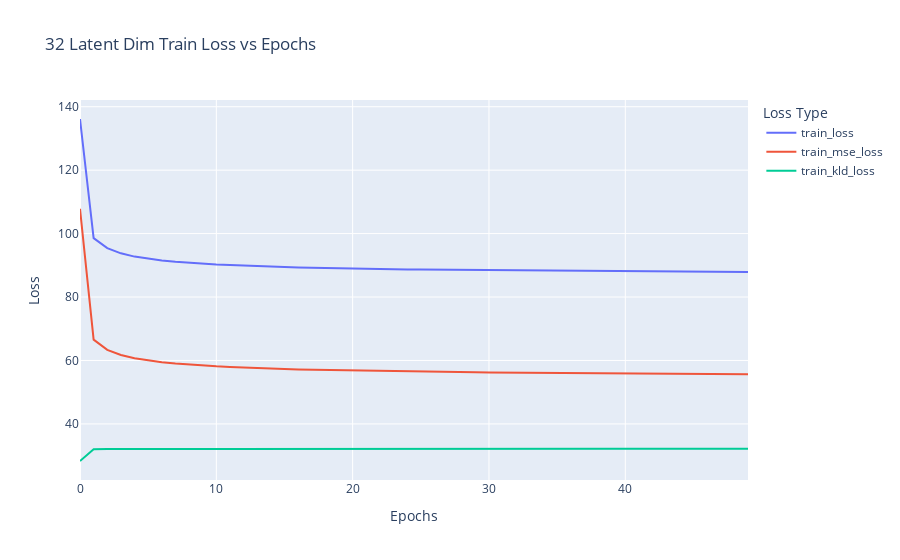
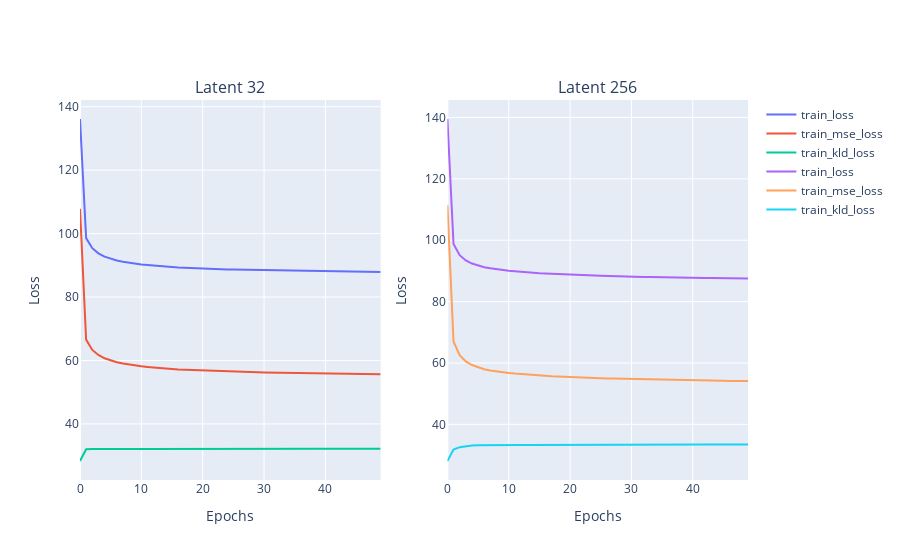

Notebook source saved alongside these figures, in order:
### Code cell
# investigate 32 vs 256 latent dim

df_overall_32 = df_overall[df_overall["latent_dim"] == "32"]
df_overall_256 = df_overall[df_overall["latent_dim"] == "256"]

df_overall_32

# plot train_loss, train_mse_loss and train_kld_loss in the same plot
fig = px.line(df_overall_32, x=df_overall_32.index, y=["train_loss", "train_mse_loss", "train_kld_loss"], title="32 Latent Dim Train Loss vs Epochs", labels={"value": "Loss", "variable": "Loss Type"})
fig.update_layout(
    xaxis_title="Epochs",
    yaxis_title="Loss",
)
fig.show()

fig = make_subplots(rows=1, cols=2, subplot_titles=("Latent 32", "Latent 256"))
# plot train_loss, train_mse_loss and train_kld_loss in the same plot
fig.add_trace(go.Scatter(x=df_overall_32.index, y=df_overall_32["train_loss"], mode="lines", name="train_loss"), row=1, col=1)
fig.add_trace(go.Scatter(x=df_overall_32.index, y=df_overall_32["train_mse_loss"], mode="lines", name="train_mse_loss"), row=1, col=1)
fig.add_trace(go.Scatter(x=df_overall_32.index, y=df_overall_32["train_kld_loss"], mode="lines", name="train_kld_loss"), row=1, col=1)

fig.add_trace(go.Scatter(x=df_overall_256.index, y=df_overall_256["train_loss"], mode="lines", name="train_loss"), row=1, col=2)
fig.add_trace(go.Scatter(x=df_overall_256.index, y=df_overall_256["train_mse_loss"], mode="lines", name="train_mse_loss"), row=1, col=2)
fig.add_trace(go.Scatter(x=df_overall_256.index, y=df_overall_256["train_kld_loss"], mode="lines", name="train_kld_loss"), row=1, col=2)

fig.update_layout(
    xaxis_title="Epochs",
    yaxis_title="Loss",
)
fig.update_xaxes(title_text="Epochs", row=1, col=1)
fig.update_xaxes(title_text="Epochs", row=1, col=2)
fig.update_yaxes(title_text="Loss", row=1, col=1)
fig.update_yaxes(title_text="Loss", row=1, col=2)

fig.show()

# save the figure as png
fig.write_image(FIGURE_DIR + "32_vs_256_latent_dim_loss.png")

### Figure 1 — Plotly figure (JSON) as saved in the notebook; plotly's stock layout.template omitted (floating-point values rounded to 4 significant figures)
{"data": [{"hovertemplate": "Loss Type=train_loss<br>index=%{x}<br>Loss=%{y}<extra></extra>", "legendgroup": "train_loss", "line": {"color": "#636efa", "dash": "solid"}, "marker": {"symbol": "circle"}, "mode": "lines", "name": "train_loss", "orientation": "v", "showlegend": true, "type": "scatter", "x": [0, 1, 2, 3, 4, 5, 6, 7, 8, 9, 10, 11, 12, 13, 14, 15, 16, 17, 18, 19, 20, 21, 22, 23, 24, 25, 26, 27, 28, 29, 30, 31, 32, 33, 34, 35, 36, 37, 38, 39, 40, 41, 42, 43, 44, 45, 46, 47, 48, 49], "xaxis": "x", "y": [136.1, 98.58, 95.41, 93.78, 92.75, 92.06, 91.51, 91.11, 90.77, 90.5, 90.24, 90.07, 89.87, 89.72, 89.58, 89.47, 89.34, 89.24, 89.13, 89.06, 88.95, 88.92, 88.83, 88.76, 88.7, 88.65, 88.62, 88.54, 88.5, 88.45, 88.41, 88.37, 88.34, 88.3, 88.25, 88.22, 88.19, 88.16, 88.12, 88.1, 88.05, 88.05, 88.03, 87.99, 87.97, 87.93, 87.93, 87.88, 87.87, 87.86], "yaxis": "y"}, {"hovertemplate": "Loss Type=train_mse_loss<br>index=%{x}<br>Loss=%{y}<extra></extra>", "legendgroup": "train_mse_loss", "line": {"color": "#EF553B", "dash": "solid"}, "marker": {"symbol": "circle"}, "mode": "lines", "name": "train_mse_loss", "orientation": "v", "showlegend": true, "type": "scatter", "x": [0, 1, 2, 3, 4, 5, 6, 7, 8, 9, 10, 11, 12, 13, 14, 15, 16, 17, 18, 19, 20, 21, 22, 23, 24, 25, 26, 27, 28, 29, 30, 31, 32, 33, 34, 35, 36, 37, 38, 39, 40, 41, 42, 43, 44, 45, 46, 47, 48, 49], "xaxis": "x", "y": [107.8, 66.57, 63.33, 61.73, 60.69, 60, 59.45, 59.03, 58.68, 58.39, 58.15, 57.97, 57.75, 57.59, 57.45, 57.33, 57.19, 57.11, 57, 56.92, 56.82, 56.77, 56.69, 56.62, 56.55, 56.49, 56.45, 56.38, 56.34, 56.29, 56.24, 56.21, 56.15, 56.12, 56.08, 56.06, 56.01, 55.97, 55.94, 55.91, 55.9, 55.87, 55.84, 55.81, 55.79, 55.76, 55.73, 55.7, 55.69, 55.67], "yaxis": "y"}, {"hovertemplate": "Loss Type=train_kld_loss<br>index=%{x}<br>Loss=%{y}<extra></extra>", "legendgroup": "train_kld_loss", "line": {"color": "#00cc96", "dash": "solid"}, "marker": {"symbol": "circle"}, "mode": "lines", "name": "train_kld_loss", "orientation": "v", "showlegend": true, "type": "scatter", "x": [0, 1, 2, 3, 4, 5, 6, 7, 8, 9, 10, 11, 12, 13, 14, 15, 16, 17, 18, 19, 20, 21, 22, 23, 24, 25, 26, 27, 28, 29, 30, 31, 32, 33, 34, 35, 36, 37, 38, 39, 40, 41, 42, 43, 44, 45, 46, 47, 48, 49], "xaxis": "x", "y": [28.3, 32.01, 32.08, 32.05, 32.06, 32.06, 32.06, 32.08, 32.09, 32.11, 32.09, 32.1, 32.12, 32.13, 32.13, 32.14, 32.15, 32.14, 32.13, 32.14, 32.13, 32.16, 32.14, 32.14, 32.16, 32.15, 32.17, 32.16, 32.16, 32.16, 32.16, 32.16, 32.18, 32.18, 32.17, 32.16, 32.18, 32.19, 32.18, 32.18, 32.16, 32.18, 32.19, 32.18, 32.18, 32.17, 32.2, 32.18, 32.18, 32.19], "yaxis": "y"}], "layout": {"legend": {"title": {"text": "Loss Type"}, "tracegroupgap": 0}, "title": {"text": "32 Latent Dim Train Loss vs Epochs"}, "xaxis": {"anchor": "y", "domain": [0, 1], "title": {"text": "Epochs"}}, "yaxis": {"anchor": "x", "domain": [0, 1], "title": {"text": "Loss"}}}}

### Figure 2 — Plotly figure (JSON) as saved in the notebook; plotly's stock layout.template omitted (floating-point values rounded to 4 significant figures)
{"data": [{"mode": "lines", "name": "train_loss", "type": "scatter", "x": [0, 1, 2, 3, 4, 5, 6, 7, 8, 9, 10, 11, 12, 13, 14, 15, 16, 17, 18, 19, 20, 21, 22, 23, 24, 25, 26, 27, 28, 29, 30, 31, 32, 33, 34, 35, 36, 37, 38, 39, 40, 41, 42, 43, 44, 45, 46, 47, 48, 49], "xaxis": "x", "y": [136.1, 98.58, 95.41, 93.78, 92.75, 92.06, 91.51, 91.11, 90.77, 90.5, 90.24, 90.07, 89.87, 89.72, 89.58, 89.47, 89.34, 89.24, 89.13, 89.06, 88.95, 88.92, 88.83, 88.76, 88.7, 88.65, 88.62, 88.54, 88.5, 88.45, 88.41, 88.37, 88.34, 88.3, 88.25, 88.22, 88.19, 88.16, 88.12, 88.1, 88.05, 88.05, 88.03, 87.99, 87.97, 87.93, 87.93, 87.88, 87.87, 87.86], "yaxis": "y"}, {"mode": "lines", "name": "train_mse_loss", "type": "scatter", "x": [0, 1, 2, 3, 4, 5, 6, 7, 8, 9, 10, 11, 12, 13, 14, 15, 16, 17, 18, 19, 20, 21, 22, 23, 24, 25, 26, 27, 28, 29, 30, 31, 32, 33, 34, 35, 36, 37, 38, 39, 40, 41, 42, 43, 44, 45, 46, 47, 48, 49], "xaxis": "x", "y": [107.8, 66.57, 63.33, 61.73, 60.69, 60, 59.45, 59.03, 58.68, 58.39, 58.15, 57.97, 57.75, 57.59, 57.45, 57.33, 57.19, 57.11, 57, 56.92, 56.82, 56.77, 56.69, 56.62, 56.55, 56.49, 56.45, 56.38, 56.34, 56.29, 56.24, 56.21, 56.15, 56.12, 56.08, 56.06, 56.01, 55.97, 55.94, 55.91, 55.9, 55.87, 55.84, 55.81, 55.79, 55.76, 55.73, 55.7, 55.69, 55.67], "yaxis": "y"}, {"mode": "lines", "name": "train_kld_loss", "type": "scatter", "x": [0, 1, 2, 3, 4, 5, 6, 7, 8, 9, 10, 11, 12, 13, 14, 15, 16, 17, 18, 19, 20, 21, 22, 23, 24, 25, 26, 27, 28, 29, 30, 31, 32, 33, 34, 35, 36, 37, 38, 39, 40, 41, 42, 43, 44, 45, 46, 47, 48, 49], "xaxis": "x", "y": [28.3, 32.01, 32.08, 32.05, 32.06, 32.06, 32.06, 32.08, 32.09, 32.11, 32.09, 32.1, 32.12, 32.13, 32.13, 32.14, 32.15, 32.14, 32.13, 32.14, 32.13, 32.16, 32.14, 32.14, 32.16, 32.15, 32.17, 32.16, 32.16, 32.16, 32.16, 32.16, 32.18, 32.18, 32.17, 32.16, 32.18, 32.19, 32.18, 32.18, 32.16, 32.18, 32.19, 32.18, 32.18, 32.17, 32.2, 32.18, 32.18, 32.19], "yaxis": "y"}, {"mode": "lines", "name": "train_loss", "type": "scatter", "x": [0, 1, 2, 3, 4, 5, 6, 7, 8, 9, 10, 11, 12, 13, 14, 15, 16, 17, 18, 19, 20, 21, 22, 23, 24, 25, 26, 27, 28, 29, 30, 31, 32, 33, 34, 35, 36, 37, 38, 39, 40, 41, 42, 43, 44, 45, 46, 47, 48, 49], "xaxis": "x2", "y": [139.5, 98.78, 95.13, 93.42, 92.41, 91.73, 91.22, 90.84, 90.49, 90.27, 90.05, 89.85, 89.66, 89.49, 89.39, 89.24, 89.17, 89.06, 88.97, 88.88, 88.75, 88.68, 88.62, 88.55, 88.48, 88.43, 88.35, 88.31, 88.26, 88.19, 88.16, 88.11, 88.05, 88.05, 87.99, 87.93, 87.95, 87.88, 87.84, 87.78, 87.79, 87.74, 87.69, 87.68, 87.65, 87.64, 87.6, 87.58, 87.54, 87.55], "yaxis": "y2"}, {"mode": "lines", "name": "train_mse_loss", "type": "scatter", "x": [0, 1, 2, 3, 4, 5, 6, 7, 8, 9, 10, 11, 12, 13, 14, 15, 16, 17, 18, 19, 20, 21, 22, 23, 24, 25, 26, 27, 28, 29, 30, 31, 32, 33, 34, 35, 36, 37, 38, 39, 40, 41, 42, 43, 44, 45, 46, 47, 48, 49], "xaxis": "x2", "y": [111.4, 67.01, 62.57, 60.51, 59.32, 58.54, 57.97, 57.56, 57.22, 56.99, 56.76, 56.54, 56.37, 56.19, 56.08, 55.93, 55.82, 55.7, 55.62, 55.51, 55.41, 55.31, 55.25, 55.18, 55.11, 55.06, 54.97, 54.92, 54.87, 54.79, 54.73, 54.69, 54.62, 54.62, 54.54, 54.51, 54.5, 54.44, 54.39, 54.34, 54.34, 54.29, 54.25, 54.24, 54.2, 54.18, 54.14, 54.13, 54.09, 54.09], "yaxis": "y2"}, {"mode": "lines", "name": "train_kld_loss", "type": "scatter", "x": [0, 1, 2, 3, 4, 5, 6, 7, 8, 9, 10, 11, 12, 13, 14, 15, 16, 17, 18, 19, 20, 21, 22, 23, 24, 25, 26, 27, 28, 29, 30, 31, 32, 33, 34, 35, 36, 37, 38, 39, 40, 41, 42, 43, 44, 45, 46, 47, 48, 49], "xaxis": "x2", "y": [28.06, 31.77, 32.56, 32.91, 33.09, 33.2, 33.25, 33.28, 33.27, 33.28, 33.29, 33.31, 33.29, 33.3, 33.31, 33.31, 33.35, 33.35, 33.35, 33.36, 33.35, 33.37, 33.37, 33.37, 33.37, 33.37, 33.38, 33.4, 33.4, 33.4, 33.43, 33.42, 33.43, 33.44, 33.45, 33.43, 33.45, 33.44, 33.45, 33.44, 33.45, 33.45, 33.45, 33.44, 33.45, 33.45, 33.46, 33.45, 33.46, 33.45], "yaxis": "y2"}], "layout": {"annotations": [{"font": {"size": 16}, "showarrow": false, "text": "Latent 32", "x": 0.225, "xanchor": "center", "xref": "paper", "y": 1, "yanchor": "bottom", "yref": "paper"}, {"font": {"size": 16}, "showarrow": false, "text": "Latent 256", "x": 0.775, "xanchor": "center", "xref": "paper", "y": 1, "yanchor": "bottom", "yref": "paper"}], "xaxis": {"anchor": "y", "domain": [0, 0.45], "title": {"text": "Epochs"}}, "xaxis2": {"anchor": "y2", "domain": [0.55, 1], "title": {"text": "Epochs"}}, "yaxis": {"anchor": "x", "domain": [0, 1], "title": {"text": "Loss"}}, "yaxis2": {"anchor": "x2", "domain": [0, 1], "title": {"text": "Loss"}}}}
